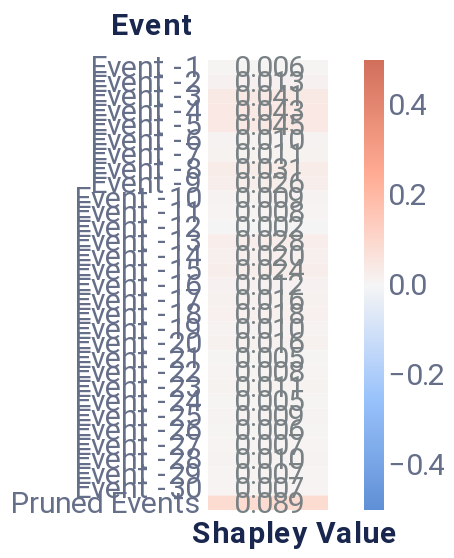

The cell this chart's notebook holds for it:
### Markdown cell above
##### Event-level explanation

### Code cell
event_dict = {'rs': 42, 'nsamples': 32000}
event_data = local_event(f, pos_x_data, event_dict, positive_sequence_id, sequence_id_feat, average_event, pruning_idx)
event_plot = plot_event_heatmap(event_data)
event_plot

### Figure 1 — Vega-Lite specification as saved in the notebook (floating-point values rounded to 4 significant figures)
{"config": {"axis": {"domain": true, "domainColor": "#666F89", "grid": false, "gridCap": "round", "gridColor": "#B3B7C4", "gridDash": [2, 4], "gridWidth": 0.5, "labelColor": "#666F89", "labelFont": "Roboto, Arial, sans-serif", "labelPadding": 2, "tickColor": "#666F89", "tickOpacity": 0.5, "tickSize": 4, "titleColor": "#19274E", "titleFont": "Roboto, Arial, sans-serif", "titleFontSize": 12}, "axisBand": {"domain": true, "labelPadding": 4, "ticks": false}, "axisY": {"domain": false, "titleAlign": "left", "titleAngle": 0, "titleX": -20, "titleY": -10}, "legend": {"labelColor": "#666F89", "labelFont": "Roboto, Arial, sans-serif", "labelFontSize": 12, "symbolSize": 40, "titleColor": "#19274E", "titleFont": "Roboto, Arial, sans-serif", "titleFontSize": 12, "titlePadding": 4}, "arc": {"stroke": "#FFFFFF", "strokeWidth": 1}, "bar": {"fill": "#2770EB", "stroke": null}, "line": {"stroke": "#2770EB", "strokeWidth": 2}, "path": {"stroke": "#2770EB", "strokeWidth": 0.5}, "point": {"fill": "#2770EB", "shape": "circle", "filled": true}, "rect": {"fill": "#2770EB"}, "rule": {"stroke": "#666F89"}, "shape": {"stroke": "#2770EB"}, "text": {"color": "#19274E", "font": "Roboto, Arial, sans-serif", "fontSize": 12}, "range": {"category": ["#2770EB", "#77B98A", "#DA5252", "#FFC400", "#A87AEA", "#00A39E", "#19274E"], "diverging": ["#006360", "#2BB3AE", "#96D9D7", "#FFFFFF", "#EDAAAA", "#DA5252", "#811D1D"], "heatmap": ["#18448F", "#1B4EA5", "#2770EB", "#4C88EE", "#82ACF3", "#A6C4F7", "#E9F1FD"], "ramp": ["#18448F", "#1B4EA5", "#2770EB", "#4C88EE", "#82ACF3", "#A6C4F7", "#E9F1FD"]}, "background": "#FFFFFF", "group": {"fill": "#FFFFFF"}, "header": {"labelColor": "#19274E", "labelFont": "Roboto, Arial, sans-serif", "labelFontSize": 12, "titleColor": "#19274E", "titleFont": "Roboto, Arial, sans-serif", "titleFontSize": 16}, "title": {"anchor": "start", "color": "#19274E", "font": "Roboto, Arial, sans-serif", "fontSize": 20, "fontWeight": "bold", "offset": 20, "subtitleColor": "#19274E", "subtitleFontSize": 16}, "view": {"continuousHeight": 300, "continuousWidth": 400, "stroke": "transparent"}}, "layer": [{"mark": "rect", "encoding": {"color": {"field": "rounded", "legend": {"gradientLength": 225, "gradientThickness": 10, "labelFontSize": 15, "orient": "right"}, "scale": {"domain": [-0.5, 0.5], "range": ["#5f8fd6", "#99c3fb", "#f5f5f5", "#ffaa92", "#d16f5b"]}, "title": null, "type": "quantitative"}, "x": {"axis": {"title": "Shapley Value", "titleFontSize": 15}, "field": "column", "type": "ordinal"}, "y": {"axis": {"domain": false, "labelFontSize": 15, "title": "Event", "titleFontSize": 15, "titleX": -49}, "field": "Feature", "sort": ["Event -1", "Event -2", "Event -3", "Event -4", "Event -5", "Event -6", "Event -7", "Event -8", "Event -9", "Event -10", "Event -11", "Event -12", "Event -13", "Event -14", "Event -15", "Event -16", "Event -17", "Event -18", "Event -19", "Event -20", "Event -21", "Event -22", "Event -23", "Event -24", "Event -25", "Event -26", "Event -27", "Event -28", "Event -29", "Event -30", "Pruned Events"], "type": "ordinal"}}}, {"mark": {"type": "text", "align": "right", "baseline": "middle", "color": "#798184", "dx": 18, "fontSize": 15}, "encoding": {"text": {"field": "rounded_str", "type": "nominal"}, "x": {"axis": {"domain": false, "labels": false, "title": "Shapley Value", "titleX": 43}, "field": "column", "type": "ordinal"}, "y": {"axis": {"domain": false, "labelFontSize": 15, "title": "Event", "titleFontSize": 15, "titleX": -49}, "field": "Feature", "sort": ["Event -1", "Event -2", "Event -3", "Event -4", "Event -5", "Event -6", "Event -7", "Event -8", "Event -9", "Event -10", "Event -11", "Event -12", "Event -13", "Event -14", "Event -15", "Event -16", "Event -17", "Event -18", "Event -19", "Event -20", "Event -21", "Event -22", "Event -23", "Event -24", "Event -25", "Event -26", "Event -27", "Event -28", "Event -29", "Event -30", "Pruned Events"], "type": "ordinal"}}}], "data": {"name": "data-2ebb311181da288a61f36ceb0dee0a97"}, "height": 225, "width": 60, "$schema": "https://vega.github.io/schema/vega-lite/v4.17.0.json", "datasets": {"data-2ebb311181da288a61f36ceb0dee0a97": [{"Shapley Value": 0.005546, "Feature": "Event -1", "row": 1, "column": 1, "rounded": 0.006, "rounded_str": "0.006"}, {"Shapley Value": 0.01268, "Feature": "Event -2", "row": 2, "column": 1, "rounded": 0.013, "rounded_str": "0.013"}, {"Shapley Value": 0.04058, "Feature": "Event -3", "row": 3, "column": 1, "rounded": 0.041, "rounded_str": "0.041"}, {"Shapley Value": 0.04303, "Feature": "Event -4", "row": 4, "column": 1, "rounded": 0.043, "rounded_str": "0.043"}, {"Shapley Value": 0.04459, "Feature": "Event -5", "row": 5, "column": 1, "rounded": 0.045, "rounded_str": "0.045"}, {"Shapley Value": 0.009846, "Feature": "Event -6", "row": 6, "column": 1, "rounded": 0.01, "rounded_str": "0.010"}, {"Shapley Value": 0.01128, "Feature": "Event -7", "row": 7, "column": 1, "rounded": 0.011, "rounded_str": "0.011"}, {"Shapley Value": 0.03075, "Feature": "Event -8", "row": 8, "column": 1, "rounded": 0.031, "rounded_str": "0.031"}, {"Shapley Value": 0.0261, "Feature": "Event -9", "row": 9, "column": 1, "rounded": 0.026, "rounded_str": "0.026"}, {"Shapley Value": 0.008995, "Feature": "Event -10", "row": 10, "column": 1, "rounded": 0.009, "rounded_str": "0.009"}, {"Shapley Value": 0.008095, "Feature": "Event -11", "row": 11, "column": 1, "rounded": 0.008, "rounded_str": "0.008"}, {"Shapley Value": 0.002409, "Feature": "Event -12", "row": 12, "column": 1, "rounded": 0.002, "rounded_str": "0.002"}, {"Shapley Value": 0.0278, "Feature": "Event -13", "row": 13, "column": 1, "rounded": 0.028, "rounded_str": "0.028"}, {"Shapley Value": 0.01985, "Feature": "Event -14", "row": 14, "column": 1, "rounded": 0.02, "rounded_str": "0.020"}, {"Shapley Value": 0.02388, "Feature": "Event -15", "row": 15, "column": 1, "rounded": 0.024, "rounded_str": "0.024"}, {"Shapley Value": 0.01228, "Feature": "Event -16", "row": 16, "column": 1, "rounded": 0.012, "rounded_str": "0.012"}, {"Shapley Value": 0.01562, "Feature": "Event -17", "row": 17, "column": 1, "rounded": 0.016, "rounded_str": "0.016"}, {"Shapley Value": 0.01843, "Feature": "Event -18", "row": 18, "column": 1, "rounded": 0.018, "rounded_str": "0.018"}, {"Shapley Value": 0.01024, "Feature": "Event -19", "row": 19, "column": 1, "rounded": 0.01, "rounded_str": "0.010"}, {"Shapley Value": 0.01597, "Feature": "Event -20", "row": 20, "column": 1, "rounded": 0.016, "rounded_str": "0.016"}, {"Shapley Value": 0.004774, "Feature": "Event -21", "row": 21, "column": 1, "rounded": 0.005, "rounded_str": "0.005"}, {"Shapley Value": 0.008174, "Feature": "Event -22", "row": 22, "column": 1, "rounded": 0.008, "rounded_str": "0.008"}, {"Shapley Value": 0.01077, "Feature": "Event -23", "row": 23, "column": 1, "rounded": 0.011, "rounded_str": "0.011"}, {"Shapley Value": 0.005027, "Feature": "Event -24", "row": 24, "column": 1, "rounded": 0.005, "rounded_str": "0.005"}, {"Shapley Value": 0.008739, "Feature": "Event -25", "row": 25, "column": 1, "rounded": 0.009, "rounded_str": "0.009"}, {"Shapley Value": 0.006018, "Feature": "Event -26", "row": 26, "column": 1, "rounded": 0.006, "rounded_str": "0.006"}, {"Shapley Value": 0.007073, "Feature": "Event -27", "row": 27, "column": 1, "rounded": 0.007, "rounded_str": "0.007"}, {"Shapley Value": 0.01023, "Feature": "Event -28", "row": 28, "column": 1, "rounded": 0.01, "rounded_str": "0.010"}, {"Shapley Value": 0.007007, "Feature": "Event -29", "row": 29, "column": 1, "rounded": 0.007, "rounded_str": "0.007"}, {"Shapley Value": 0.006649, "Feature": "Event -30", "row": 30, "column": 1, "rounded": 0.007, "rounded_str": "0.007"}, {"Shapley Value": 0.08864, "Feature": "Pruned Events", "row": 31, "column": 1, "rounded": 0.089, "rounded_str": "0.089"}]}}
